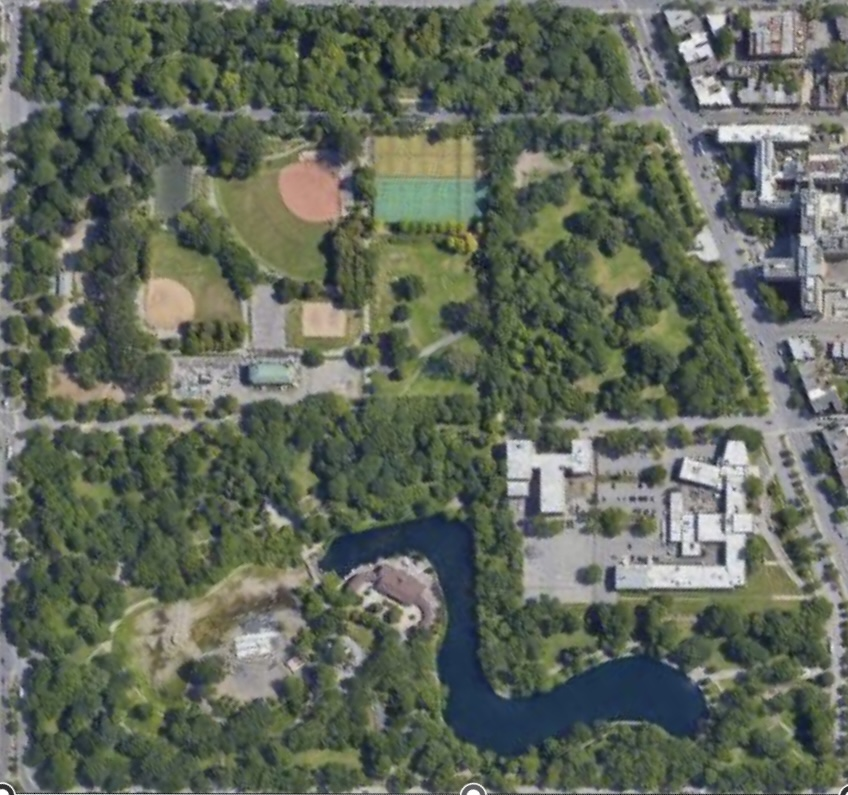
#> input picture images/testimage.jpg, 848 x 795 px; the run also reads 1 picture not shown here
$ python image_en_fond3D.py
#> lines starting #> are read from the running program, lines starting #| are printed output that depends on the picture
import matplotlib.pyplot as plt
from mpl_toolkits.mplot3d import Axes3D
import numpy as np
from PIL import Image

image_jpg = Image.open('images/testimage.jpg')
#> image_jpg is the input picture: PIL image 848x795 RGB; mean R, G, B 96.5, 103.8, 90.7
image_png_path = 'images/testimage.png'
image_jpg.save(image_png_path,'PNG')
# Création du plot
fig = plt.figure()
ax = fig.add_subplot(111, projection='3d')

# Chargement de l'image
image = plt.imread('testimage.png')
xmin=0
ymin=0
xmax=710.33
ymax=673.15
zmax=200
"""Le repere local est oriente vers 33° Est"""
x = np.linspace(xmin, xmax, image.shape[1])
#> x = 848 values from 0 to 710.3
y = np.linspace(ymin, ymax, image.shape[0])
#> y = 795 values from 0 to 673.1
X, Y = np.meshgrid(x, y)
# Affichage de l'image de fond
ax.plot_surface(X, Y, np.zeros_like(X), facecolors=image)
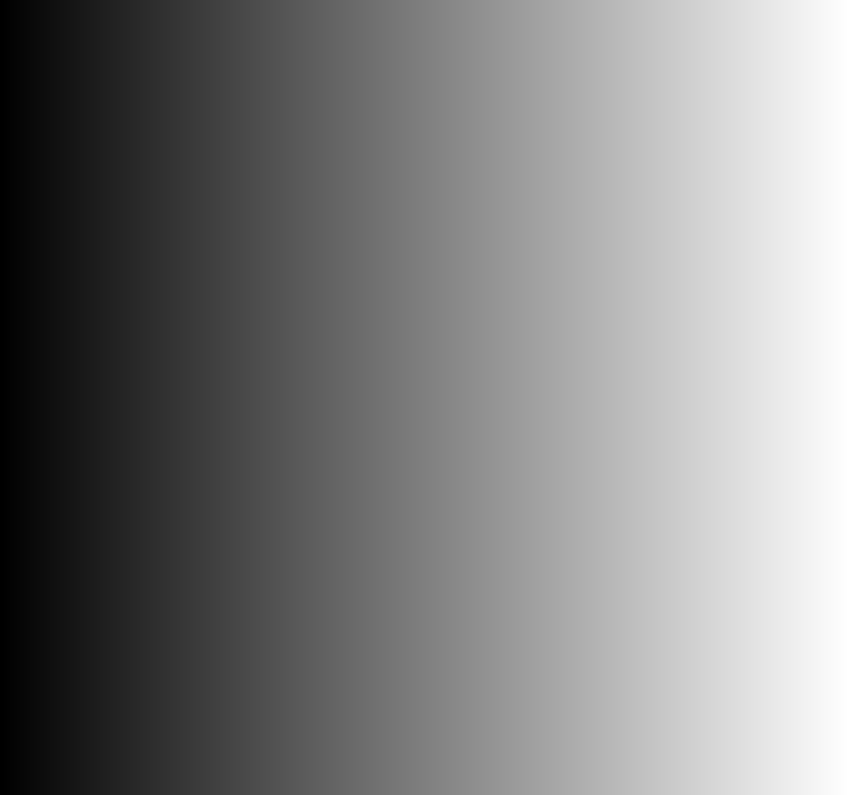
#> X: shape (795, 848) float64; min 0, max 710.3, mean 355.2; drawn with min black and max white

# Tracer vos données sur le plot
# ...
plt.xlim(xmin,xmax)
plt.ylim(ymin,ymax)
ax.set_zlim(0, zmax)
# Affichage du plot
plt.show()
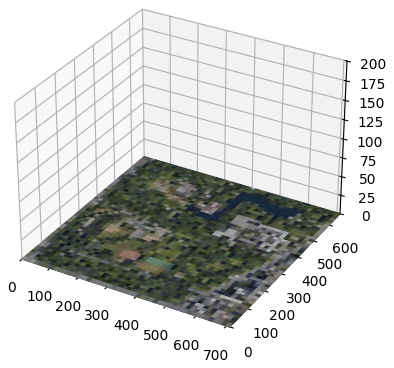
#> figure drawn by matplotlib, 1 panel
